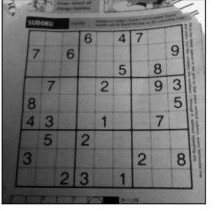
#> input picture Image Processing/Resources/page.jpg, 218 x 211 px, found by its file name
$ python 35_AdaptiveThresholding.py
#> lines starting #> are read from the running program, lines starting #| are printed output that depends on the picture; after the words box and inside, x2 and y2 are one past the last pixel; in counts of white or black regions, pixels touching at a corner belong together
# -*- coding: utf-8 -*-
"""
Created on Fri Mar 15 12:42:27 2024

@author: SMI
"""
#Adaptive thresholding -
#We use it beacuse simple thresholding is not able to handle low luminous pixels.

#cv2.ADAPTIVE_THRESH_MEAN_C : threshold value is the mean of neighbourhood area.

#cv2.ADAPTIVE_THRESH_GAUSSIAN_C : threshold value is the weighted sum of neighbourhood values where weights are a gaussian window.

import cv2
import numpy as np

img = cv2.imread("D:\\My codes\\Computer Vision\\Image Processing\\Resources\\page.jpg",0)
#> img is the input picture: shape (211, 218); min 0, max 255, mean 124
img = cv2.resize(img,(400,400))
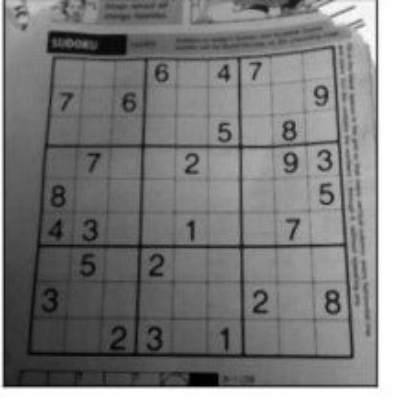
#> img: shape (400, 400); min 0, max 255, mean 123.9
_, th1 = cv2.threshold(img, 127, 255, cv2.THRESH_BINARY) #simple
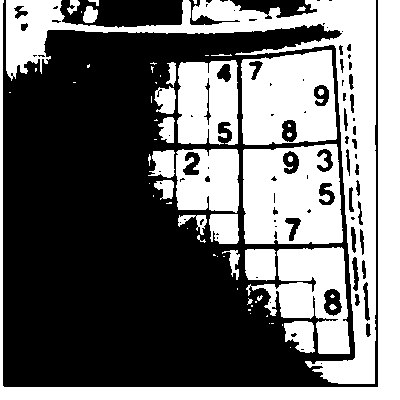
#> th1: shape (400, 400); 42.9% white; 63 white regions (34 under 20 px), largest, box (x1, y1, x2, y2) and area: (6, 0, 376, 384) 19234, (0, 0, 400, 400) 14879, (243, 144, 343, 244) 8422

th2 = cv2.adaptiveThreshold(img, 255, cv2.ADAPTIVE_THRESH_MEAN_C, cv2.THRESH_BINARY, 11, 2) #adaptive
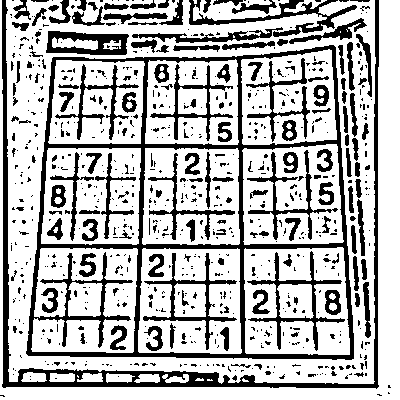
#> th2: shape (400, 400); 71.7% white; 735 black regions (576 under 20 px), largest, box (x1, y1, x2, y2) and area: (26, 45, 354, 360) 11243, (2, 0, 379, 389) 6255, (189, 0, 357, 37) 1451

th3 = cv2.adaptiveThreshold(img, 255, cv2.ADAPTIVE_THRESH_GAUSSIAN_C, cv2.THRESH_BINARY, 11, 2); #adaptive
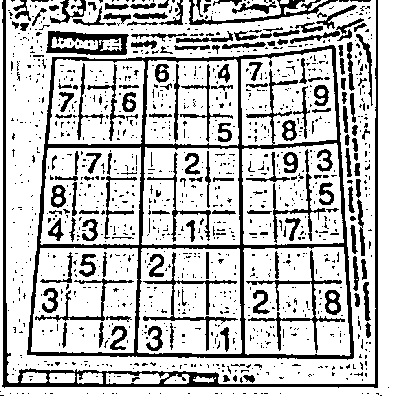
#> th3: shape (400, 400); 76.1% white; 1194 black regions (1032 under 20 px), largest, box (x1, y1, x2, y2) and area: (27, 45, 354, 360) 8918, (2, 0, 378, 388) 4472, (46, 31, 129, 55) 1075

cv2.imshow("Image", img)
cv2.imshow("THRESH_BINARY", th1)
cv2.imshow("ADAPTIVE_THRESH_MEAN_C", th2)
cv2.imshow("ADAPTIVE_THRESH_GAUSSIAN_C", th3)

cv2.waitKey(0)
cv2.destroyAllWindows()

$ run again, with Image Processing/Resources/Face.jpg copied over Image Processing/Resources/page.jpg
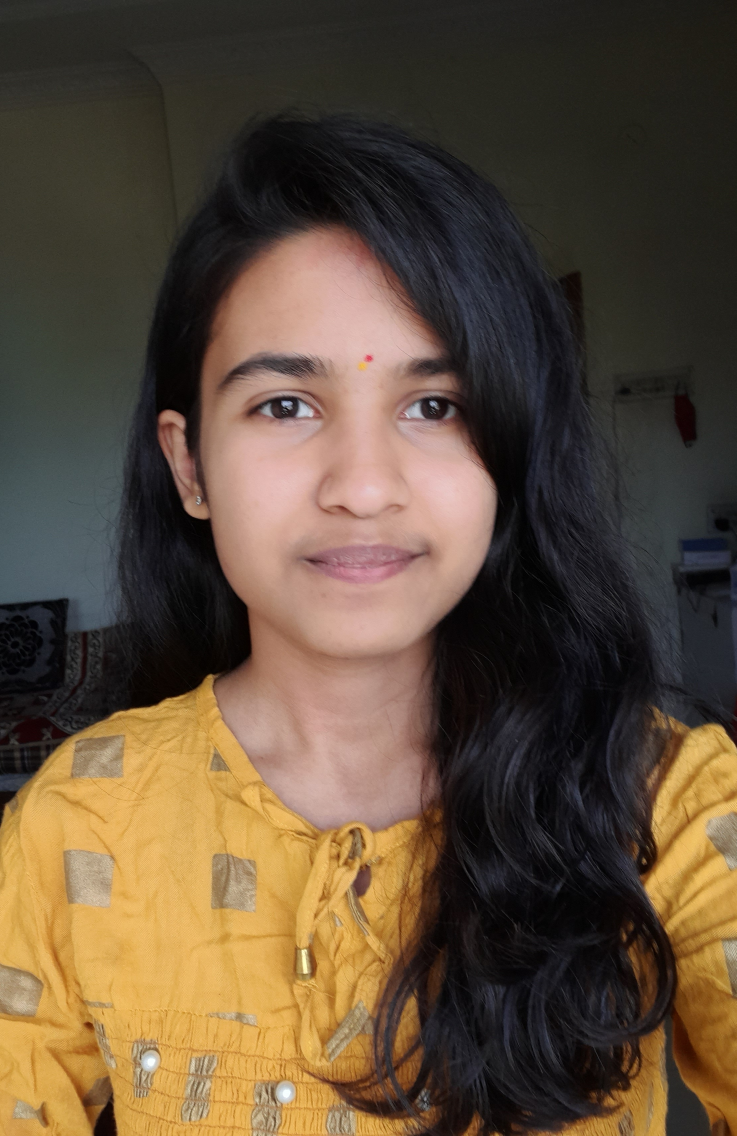
#> input picture Image Processing/Resources/Face.jpg, 2210 x 3408 px, found by its file name (shown at 1/3 size)
#> `_, th1 = cv2.threshold(img, 127, 255, cv2.THRESH_BINARY)`:
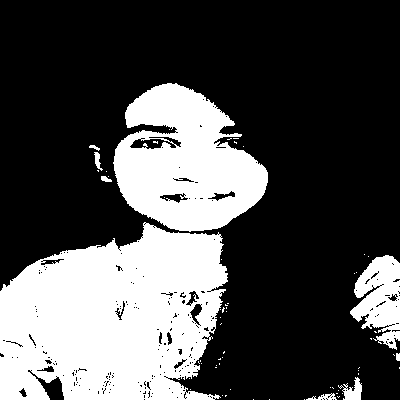
#> th1: shape (400, 400); 30.9% white; 62 white regions (53 under 20 px), largest, box (x1, y1, x2, y2) and area: (0, 222, 228, 400) 30994, (113, 83, 268, 232) 14848, (350, 255, 400, 350) 2923
#> th2: shape (400, 400); 66.1% white; 4099 black regions (3972 under 20 px), largest, box (x1, y1, x2, y2) and area: (0, 40, 400, 400) 30356, (299, 95, 350, 198) 790, (63, 268, 140, 320) 660
#> `th3 = cv2.adaptiveThreshold(img, 255, cv2.ADAPTIVE_THRESH_GAUSSIAN_C, ..`:
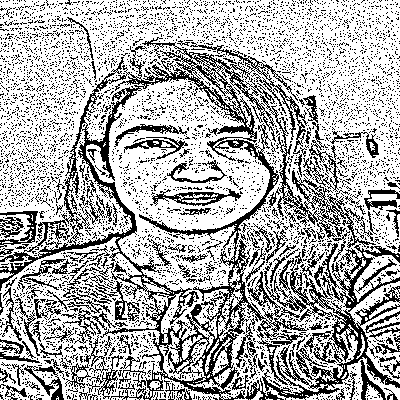
#> th3: shape (400, 400); 68.5% white; black in thin lines or dots

$ run again, with Image Processing/Resources/Nature.jpg copied over Image Processing/Resources/page.jpg
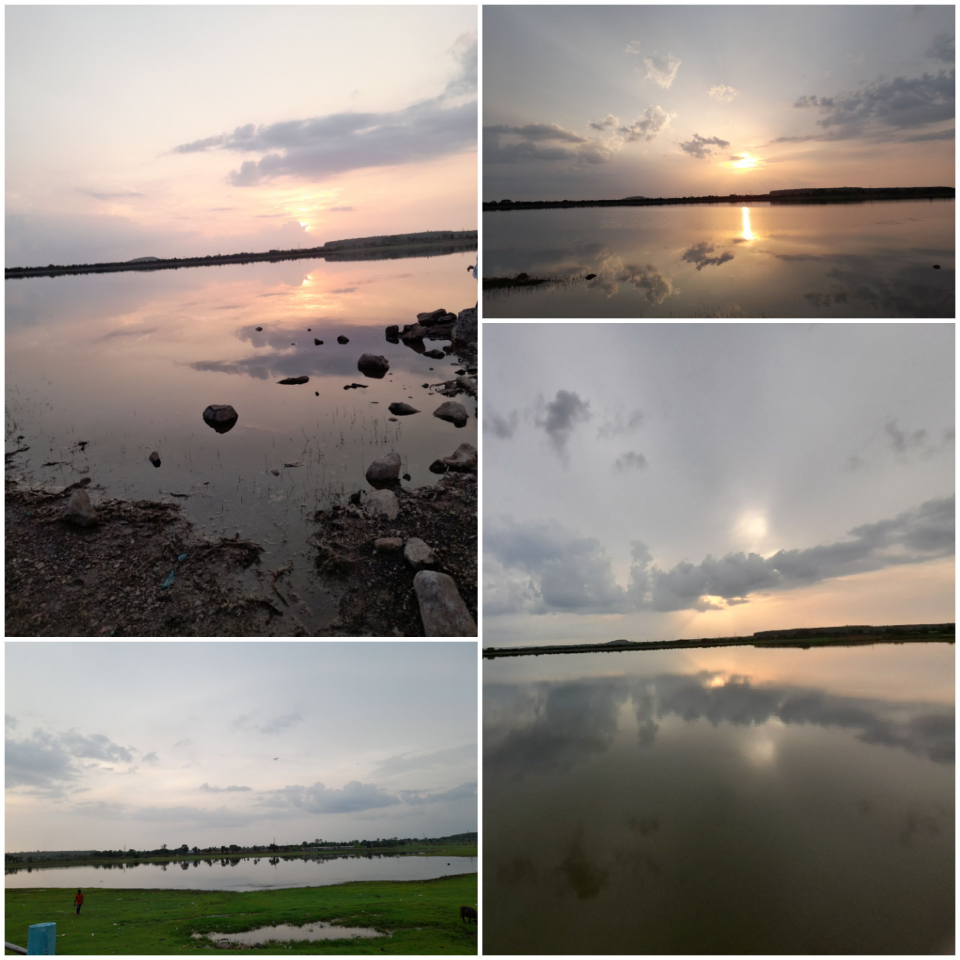
#> input picture Image Processing/Resources/Nature.jpg, 2880 x 2880 px, found by its file name (shown at 1/3 size)
#> `_, th1 = cv2.threshold(img, 127, 255, cv2.THRESH_BINARY)`:
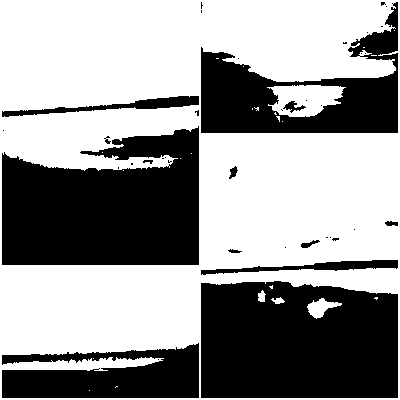
#> th1: shape (400, 400); 59.3% white; 39 black regions (26 under 20 px), largest, box (x1, y1, x2, y2) and area: (2, 126, 199, 265) 21779, (201, 281, 398, 398) 21526, (201, 2, 398, 133) 11230
#> th2: shape (400, 400); 69.4% white; 1632 black regions (1530 under 20 px), largest, box (x1, y1, x2, y2) and area: (2, 2, 199, 265) 12282, (201, 135, 398, 398) 10812, (201, 2, 398, 133) 7077
#> `th3 = cv2.adaptiveThreshold(img, 255, cv2.ADAPTIVE_THRESH_GAUSSIAN_C, ..`:
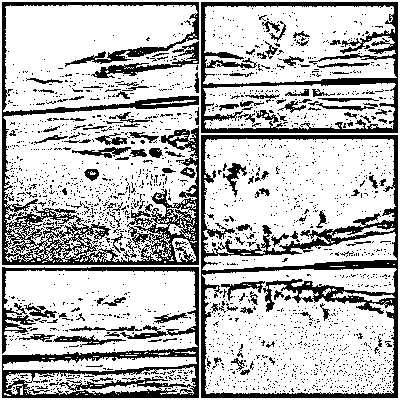
#> th3: shape (400, 400); 73.5% white; 2063 black regions (1935 under 20 px), largest, box (x1, y1, x2, y2) and area: (2, 2, 199, 265) 9823, (201, 135, 398, 398) 8445, (2, 267, 199, 398) 6083
